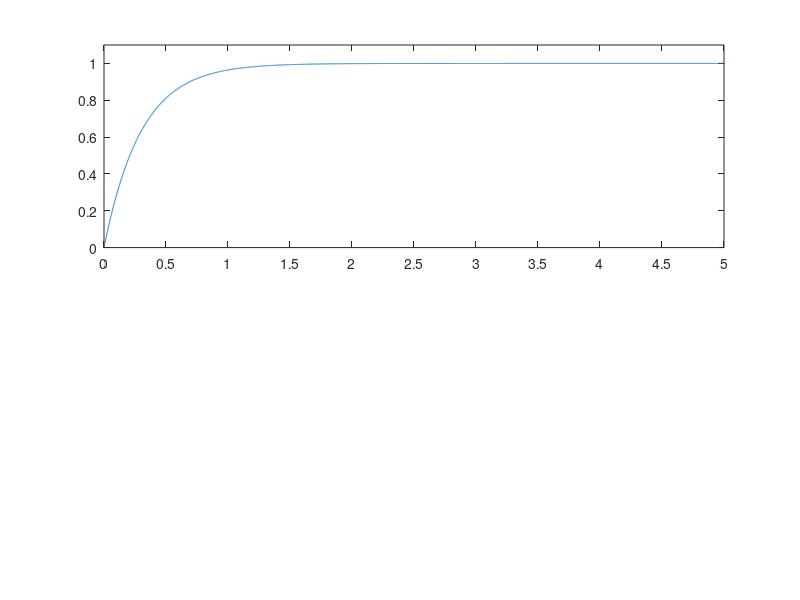

Here is the MATLAB script that generated this plot: (Note: this script raises an error after producing the figure.)
clear;clf;

t = linspace(0,10e-3,1e4);
x = 1-exp(-t/0.3e-3);
subplot(2,1,1);
plot(t/1e-3,x);
axis([0 5 0 1.1]);
set(gca,'xtick',0:.5:5);
set(gca,'ytick',0:.2:1);
bigText('g');
xlabel('time (ms)');


%%
clear;clf;
C = 0.1e-6;
L = 1e-3;
R = 1250;
RC = R*C;
LC = L*C;

s = roots([1 1/RC 1/LC]);
clc; disp(s);
H = tf(1/LC,[1 1/RC 1/LC]);
t = linspace(0,1.5e-3,1e4);
x = step(H,t);
subplot(2,1,1);
plot(t/1e-3,x);
axis([0 1.2 0 2]);
set(gca,'xtick',0:.25:1.5);
set(gca,'ytick',0:.5:2);
bigText('g');
xlabel('time (ms)');

